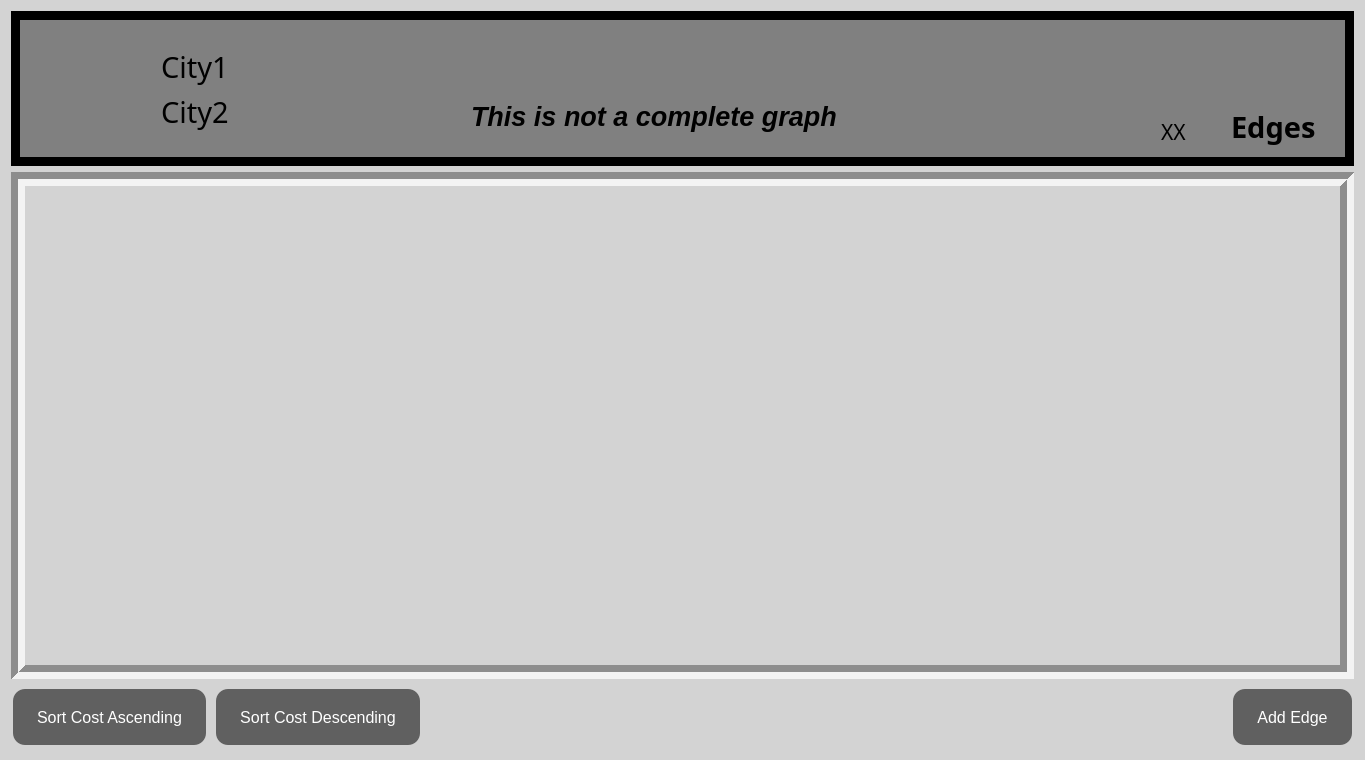
<?xml version="1.0" encoding="UTF-8"?>
<ui version="4.0">
 <class>GraphEditorSecWindow</class>
 <widget class="QWidget" name="GraphEditorSecWindow">
  <property name="geometry">
   <rect>
    <x>0</x>
    <y>0</y>
    <width>1359</width>
    <height>760</height>
   </rect>
  </property>
  <property name="maximumSize">
   <size>
    <width>16777215</width>
    <height>16777215</height>
   </size>
  </property>
  <property name="windowTitle">
   <string>Form</string>
  </property>
  <property name="autoFillBackground">
   <bool>false</bool>
  </property>
  <property name="styleSheet">
   <string notr="true">background-color: rgb(211, 211, 211);</string>
  </property>
  <layout class="QGridLayout" name="gridLayout">
   <item row="2" column="0">
    <layout class="QHBoxLayout" name="horizontalLayout_5">
     <item>
      <widget class="QPushButton" name="sortAscending">
       <property name="sizePolicy">
        <sizepolicy hsizetype="Expanding" vsizetype="Expanding">
         <horstretch>40</horstretch>
         <verstretch>121</verstretch>
        </sizepolicy>
       </property>
       <property name="styleSheet">
        <string notr="true">QPushButton {
    background-color: #606060; /* Slightly darker gray */
    border: none;
    color: white;
    padding: 10px 24px;
    text-align: center;
    text-decoration: none;
    display: inline-block;
    font-size: 16px;
    margin: 4px 2px;
    cursor: pointer;
    border-radius: 12px; /* Set the border radius to make it rounded */
}

QPushButton:hover {
    background-color: #404040 /* Darker gray when hovered */
}

QPushButton:pressed {
    background-color: #999999; /* Even darker gray when pressed */
}
</string>
       </property>
       <property name="text">
        <string>Sort Cost Ascending</string>
       </property>
      </widget>
     </item>
     <item>
      <widget class="QPushButton" name="sortDescending">
       <property name="sizePolicy">
        <sizepolicy hsizetype="Expanding" vsizetype="Expanding">
         <horstretch>42</horstretch>
         <verstretch>121</verstretch>
        </sizepolicy>
       </property>
       <property name="styleSheet">
        <string notr="true">QPushButton {
    background-color: #606060; /* Slightly darker gray */
    border: none;
    color: white;
    padding: 10px 24px;
    text-align: center;
    text-decoration: none;
    display: inline-block;
    font-size: 16px;
    margin: 4px 2px;
    cursor: pointer;
    border-radius: 12px; /* Set the border radius to make it rounded */
}

QPushButton:hover {
    background-color: #404040 /* Darker gray when hovered */
}

QPushButton:pressed {
    background-color: #999999; /* Even darker gray when pressed */
}
</string>
       </property>
       <property name="text">
        <string>Sort Cost Descending</string>
       </property>
      </widget>
     </item>
     <item>
      <spacer name="horizontalSpacer">
       <property name="orientation">
        <enum>Qt::Vertical</enum>
       </property>
       <property name="sizeType">
        <enum>QSizePolicy::Fixed</enum>
       </property>
       <property name="sizeHint" stdset="0">
        <size>
         <width>803</width>
         <height>64</height>
        </size>
       </property>
      </spacer>
     </item>
     <item>
      <widget class="QPushButton" name="pushButton">
       <property name="sizePolicy">
        <sizepolicy hsizetype="Expanding" vsizetype="Expanding">
         <horstretch>40</horstretch>
         <verstretch>121</verstretch>
        </sizepolicy>
       </property>
       <property name="minimumSize">
        <size>
         <width>0</width>
         <height>18</height>
        </size>
       </property>
       <property name="maximumSize">
        <size>
         <width>16777215</width>
         <height>16777215</height>
        </size>
       </property>
       <property name="sizeIncrement">
        <size>
         <width>0</width>
         <height>18</height>
        </size>
       </property>
       <property name="baseSize">
        <size>
         <width>0</width>
         <height>8</height>
        </size>
       </property>
       <property name="styleSheet">
        <string notr="true">QPushButton {
    background-color: #606060; /* Slightly darker gray */
    border: none;
    color: white;
    padding: 10px 24px;
    text-align: center;
    text-decoration: none;
    display: inline-block;
    font-size: 16px;
    margin: 4px 2px;
    cursor: pointer;
    border-radius: 12px; /* Set the border radius to make it rounded */
}

QPushButton:hover {
    background-color: #404040 /* Darker gray when hovered */
}

QPushButton:pressed {
    background-color: #999999; /* Even darker gray when pressed */
}
</string>
       </property>
       <property name="text">
        <string>Add Edge</string>
       </property>
      </widget>
     </item>
    </layout>
   </item>
   <item row="1" column="0">
    <widget class="QScrollArea" name="scrollArea">
     <property name="sizePolicy">
      <sizepolicy hsizetype="Expanding" vsizetype="Preferred">
       <horstretch>0</horstretch>
       <verstretch>124</verstretch>
      </sizepolicy>
     </property>
     <property name="styleSheet">
      <string notr="true">background-color: rgb(211, 211, 211);</string>
     </property>
     <property name="frameShape">
      <enum>QFrame::Box</enum>
     </property>
     <property name="lineWidth">
      <number>7</number>
     </property>
     <property name="midLineWidth">
      <number>0</number>
     </property>
     <property name="widgetResizable">
      <bool>true</bool>
     </property>
     <widget class="QWidget" name="scrollAreaWidgetContents_3">
      <property name="geometry">
       <rect>
        <x>0</x>
        <y>0</y>
        <width>1309</width>
        <height>476</height>
       </rect>
      </property>
      <property name="sizePolicy">
       <sizepolicy hsizetype="Preferred" vsizetype="Preferred">
        <horstretch>0</horstretch>
        <verstretch>0</verstretch>
       </sizepolicy>
      </property>
      <layout class="QVBoxLayout" name="verticalLayout_3"/>
     </widget>
    </widget>
   </item>
   <item row="0" column="0">
    <widget class="QFrame" name="frame">
     <property name="sizePolicy">
      <sizepolicy hsizetype="Preferred" vsizetype="Expanding">
       <horstretch>100</horstretch>
       <verstretch>38</verstretch>
      </sizepolicy>
     </property>
     <property name="autoFillBackground">
      <bool>false</bool>
     </property>
     <property name="styleSheet">
      <string notr="true">background-color: rgb(128, 128, 128);</string>
     </property>
     <property name="frameShape">
      <enum>QFrame::Box</enum>
     </property>
     <property name="frameShadow">
      <enum>QFrame::Plain</enum>
     </property>
     <property name="lineWidth">
      <number>9</number>
     </property>
     <widget class="QLabel" name="city1Label">
      <property name="geometry">
       <rect>
        <x>150</x>
        <y>30</y>
        <width>271</width>
        <height>51</height>
       </rect>
      </property>
      <property name="sizePolicy">
       <sizepolicy hsizetype="Preferred" vsizetype="Preferred">
        <horstretch>0</horstretch>
        <verstretch>0</verstretch>
       </sizepolicy>
      </property>
      <property name="font">
       <font>
        <family>MV Boli</family>
        <pointsize>22</pointsize>
        <bold>false</bold>
       </font>
      </property>
      <property name="text">
       <string>City1</string>
      </property>
     </widget>
     <widget class="QLabel" name="city2Label">
      <property name="geometry">
       <rect>
        <x>150</x>
        <y>80</y>
        <width>271</width>
        <height>41</height>
       </rect>
      </property>
      <property name="sizePolicy">
       <sizepolicy hsizetype="Preferred" vsizetype="Preferred">
        <horstretch>0</horstretch>
        <verstretch>0</verstretch>
       </sizepolicy>
      </property>
      <property name="font">
       <font>
        <family>MV Boli</family>
        <pointsize>22</pointsize>
        <bold>false</bold>
       </font>
      </property>
      <property name="text">
       <string>City2</string>
      </property>
     </widget>
     <widget class="QLabel" name="numEdges">
      <property name="geometry">
       <rect>
        <x>1150</x>
        <y>100</y>
        <width>111</width>
        <height>41</height>
       </rect>
      </property>
      <property name="font">
       <font>
        <family>MV Boli</family>
        <pointsize>16</pointsize>
       </font>
      </property>
      <property name="text">
       <string>XX</string>
      </property>
     </widget>
     <widget class="QLabel" name="label">
      <property name="geometry">
       <rect>
        <x>1220</x>
        <y>90</y>
        <width>101</width>
        <height>51</height>
       </rect>
      </property>
      <property name="font">
       <font>
        <family>Trebuchet MS</family>
        <pointsize>22</pointsize>
        <bold>true</bold>
       </font>
      </property>
      <property name="text">
       <string>Edges</string>
      </property>
     </widget>
     <widget class="QLabel" name="label_2">
      <property name="geometry">
       <rect>
        <x>30</x>
        <y>30</y>
        <width>91</width>
        <height>101</height>
       </rect>
      </property>
      <property name="font">
       <font>
        <family>Segoe UI Black</family>
        <italic>true</italic>
        <bold>true</bold>
       </font>
      </property>
      <property name="text">
       <string/>
      </property>
      <property name="pixmap">
       <pixmap resource="icons.qrc">:/icons/icons/arrows.svg</pixmap>
      </property>
      <property name="scaledContents">
       <bool>true</bool>
      </property>
     </widget>
     <widget class="QLabel" name="isComplete">
      <property name="geometry">
       <rect>
        <x>460</x>
        <y>80</y>
        <width>461</width>
        <height>51</height>
       </rect>
      </property>
      <property name="font">
       <font>
        <pointsize>20</pointsize>
        <italic>true</italic>
        <bold>true</bold>
       </font>
      </property>
      <property name="text">
       <string>This is not a complete graph</string>
      </property>
     </widget>
    </widget>
   </item>
  </layout>
 </widget>
 <resources>
  <include location="icons.qrc"/>
 </resources>
 <connections/>
</ui>
